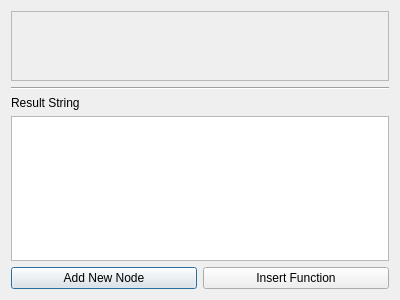
<?xml version="1.0" encoding="UTF-8"?>
<ui version="4.0">
 <class>PartialDialog</class>
 <widget class="QDialog" name="PartialDialog">
  <property name="geometry">
   <rect>
    <x>0</x>
    <y>0</y>
    <width>400</width>
    <height>300</height>
   </rect>
  </property>
  <property name="windowTitle">
   <string>Partial</string>
  </property>
  <layout class="QVBoxLayout" name="verticalLayout">
   <item>
    <widget class="QScrollArea" name="PartialScrolledWindow">
     <property name="widgetResizable">
      <bool>true</bool>
     </property>
     <widget class="QWidget" name="scrollAreaWidgetContents">
      <layout class="QVBoxLayout" name="PartialInnerVBox"/>
     </widget>
    </widget>
   </item>
   <item>
    <widget class="QFrame" name="line">
     <property name="frameShape">
      <enum>QFrame::HLine</enum>
     </property>
     <property name="frameShadow">
      <enum>QFrame::Sunken</enum>
     </property>
    </widget>
   </item>
   <item>
    <widget class="QLabel" name="label1">
     <property name="text">
      <string>Result String</string>
     </property>
    </widget>
   </item>
   <item>
    <widget class="QTextEdit" name="resultStringTextView">
     <property name="lineWrapMode">
      <enum>QTextEdit::WidgetWidth</enum>
     </property>
    </widget>
   </item>
   <item>
    <layout class="QHBoxLayout" name="hbox66">
     <item>
      <widget class="QPushButton" name="PartialAddNodeButton">
       <property name="text">
        <string>Add New Node</string>
       </property>
      </widget>
     </item>
     <item>
      <widget class="QPushButton" name="PartialInsertFunctionButton">
       <property name="text">
        <string>Insert Function</string>
       </property>
       <property name="toolTip">
        <string>click on the text entry you want to insert a function
before clicking this button</string>
       </property>
      </widget>
     </item>
    </layout>
   </item>
  </layout>
 </widget>
 <resources/>
 <connections/>
</ui> 
